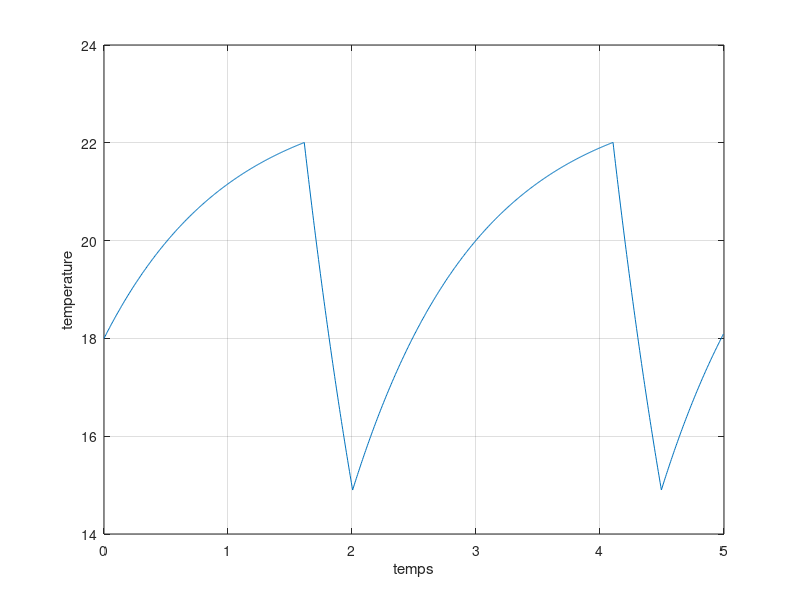

Here is the MATLAB script that generated this plot:
% Test structure d'automate
clear all
%close all
home

Ts=0.005;                % Pas de temps
thetaK=18;                  % Temperature initiale
Tmax=22;              % Température à ne pas dépasser en maxi
Tmin = 15;             % Température à ne pas dépasser en mini
tsim=5;                % Temps de simulation

t = 0:Ts:tsim-Ts;       % Vecteur de temps

in=(Tmax+1)*ones(tsim/Ts,1);  % Entree positive
X=zeros(tsim/Ts,1);           % Vecteur d'état
theta=zeros(tsim/Ts,1);           % Vecteur de sortie
X(1)=thetaK;                      % Etat initial (pris comme la sortie initiale)


%% Gestion automate

%Declaration des etats et initialisation
%unsigned int ES,EP;	% Variables Etat suivant et Etat present
ES=0;
EP=0;

% Correspondance entre les nom d'etats et le vecteur entier : 
%  E0 : 0
%  E1 : 1
%

%% Debut du bloc F de la realisation

for k=1:tsim/Ts
    switch(EP) 
        % code pour Ep = E0
        case 0 
            if(thetaK >= Tmax)
                ES = 1;
            end
        % code pour Ep = E1
        case 1 
            if(thetaK <= Tmin)		
                ES = 0;		
            end
    end

    EP=ES;
    %Fin du bloc F de la realisation

    %Debut de realisation du bloc G : 

    if EP == 0 
       A=-1;B=1;C=1;D=0;       % Représentation d'état (continue)
%         A = [0 1 ; -1 -2];
%         B = [0 ; 0];
%         C = [1 0];
%         D = [0];
        
        
        
       sys1=ss(A,B,C,D);
       sys1=c2d(sys1,Ts);      % Passage en discret
       X(k+1)=sys1.A*X(k)+sys1.B*in(k); 
       theta(k)=sys1.C*X(k)+sys1.D*in(k);
       thetaK=theta(k);
    else
        marche = 0;
    end

    if EP == 1 
        A=-1;B=0;C=1;D=0;        % Système sans entrée (switch si T>Tlim)
        sys2=ss(A,B,C,D);
        sys2=c2d(sys2,Ts);
        X(k+1)=sys2.A*X(k)+sys2.B*in(k);
        theta(k)=sys2.C*X(k)+sys2.D*in(k);
        thetaK=theta(k);
    else
        arret = 0;
    end
    %Fin de realisation du bloc G 

end




%% Affichage 
figure
plot(t',theta)
grid on
xlabel('temps')
ylabel('temperature')


